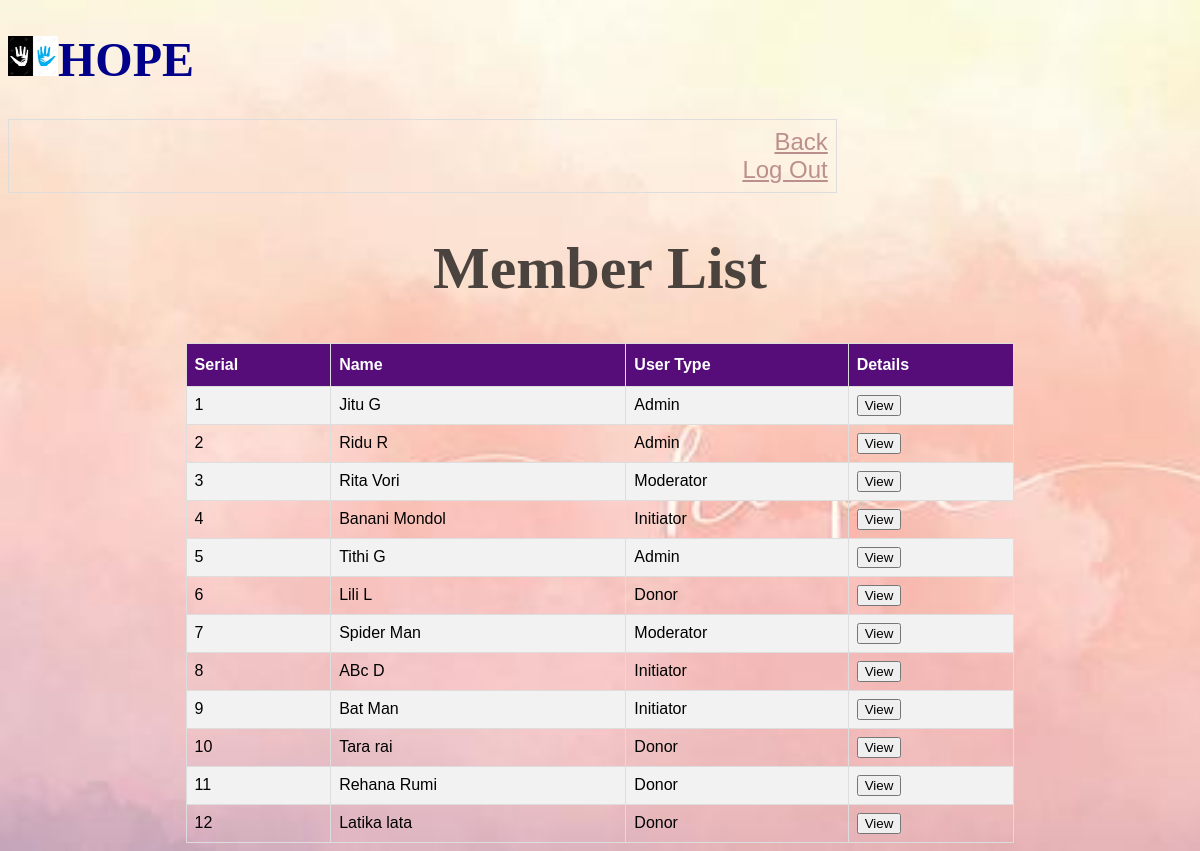
The app's page /view/viewdetails.php (signed in) with its own data.
### tables this page shows
CREATE TABLE `register_list` (
  `id` int(255) NOT NULL,
  `name` varchar(255) NOT NULL,
  `username` varchar(255) NOT NULL,
  `email` varchar(255) NOT NULL,
  `password` varchar(255) NOT NULL,
  `type` varchar(255) NOT NULL,
  `gender` varchar(255) NOT NULL,
  `dateofbirth` date NOT NULL,
  `telephoneno` int(255) NOT NULL,
  `address` varchar(255) NOT NULL
);

### view/viewdetails.php (the view, shortened to what this page needs)
<!DOCTYPE html>
<html>
<head>
	<link rel="stylesheet" type="text/css" href="manageEvent.css">
</head>
<h1 style= "font-size:300%;color:darkblue"><img src="hope.jpg" height="40" width="50">HOPE</h1>
<table width="100%">
            <tr>
                <td align = "right" width="100%" class="lime">
                    <div style= "font-size:150%;">
                        <a href="homepage.php" style ="color:RosyBrown;"> Back</a><br>
                        <a href='../controller/logout.php'style ="color:RosyBrown;">Log Out</a>
                    </div>
                </td>
            </tr>
    </table>
<body>
   <center>
    <div class="tableoFCampaign">
        <div >
            <div class="titleOfTable"><h1>Member List</h1></div>
            <table>
                <tr><h2>
                    <th>Serial</th>
                    <th>Name</th>
                    <th>User Type</th>
                    <th>Details</th>
               </h2> </tr>
                <?php
                    $conn = mysqli_connect("localhost","root","","fundraiser");
                ?>
               <?php
                 $sql = "SELECT * FROM register_list;";
                 $result = mysqli_query($conn , $sql);
                 while($row = mysqli_fetch_assoc($result))
                 	{
                        static $num=1;
                 		echo "<tr>";
                            echo "<td>".$num++."</td>";
                            echo "<td>".$row['name']."</td>";
                            echo "<td>".$row['type']."</td>";
                ?>
                            <td>
                                <form method='post' action='persondetails.php'>
                                    <button type="submit" name="review" class="reviewButton">View</button>
                                </form>
                            </td>
                        </tr>
                <?php
                    }
                ?>
            </table>
        </div >
    </div>
</center>
</body>
</html>

### view/manageEvent.css (style rules this page uses)
.titleOfTable { font-weight: bold; text-align: center; font-size: 30px; color: rgb(0,0,0,0.7); }
table { font-family: "Trebuchet MS",Arial,Helvetica,sans-serif; width: 70%; border-collapse: collapse; }
table td,th { border: 1px solid #ddd; padding: 8px; }
table td ,td { margin-left: 20px; margin-top: 10px; }
table tr:nth-child(even) { background-color: #f2f2f2; }
table th { padding-top: 12px; padding-bottom: 12px; text-align: left; background-color: #560D7A; color: white; }

### view/viewdetails.php (style rules this page uses)
body { background-image: url('bg.jpg'); background-repeat: no-repeat; background-attachment: fixed; background-size: cover; }

### records on screen
register_list: name "Jitu G", type "Admin"
register_list: name "Ridu R", type "Admin"
register_list: name "Rita Vori", type "Moderator"
register_list: name "Banani Mondol", type "Initiator"
register_list: name "Tithi G", type "Admin"
register_list: name "Lili L", type "Donor"
register_list: name "Spider Man", type "Moderator"
register_list: name "ABc D", type "Initiator"
register_list: name "Bat Man", type "Initiator"
register_list: name "Tara rai", type "Donor"
register_list: name "Rehana Rumi", type "Donor"
register_list: name "Latika lata", type "Donor"
